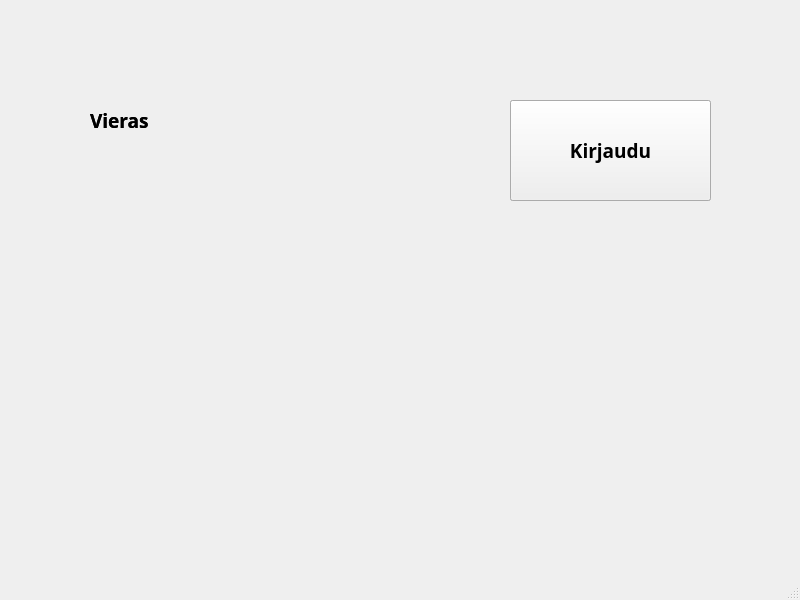
<?xml version="1.0" encoding="UTF-8"?>
<ui version="4.0">
 <class>MainWindow</class>
 <widget class="QMainWindow" name="MainWindow">
  <property name="geometry">
   <rect>
    <x>0</x>
    <y>0</y>
    <width>800</width>
    <height>600</height>
   </rect>
  </property>
  <property name="windowTitle">
   <string>MainWindow</string>
  </property>
  <widget class="QWidget" name="centralwidget">
   <widget class="QLabel" name="labelUsername">
    <property name="geometry">
     <rect>
      <x>90</x>
      <y>90</y>
      <width>281</width>
      <height>61</height>
     </rect>
    </property>
    <property name="font">
     <font>
      <family>Segoe UI Black</family>
      <pointsize>14</pointsize>
      <bold>true</bold>
     </font>
    </property>
    <property name="text">
     <string>Vieras</string>
    </property>
   </widget>
   <widget class="QPushButton" name="btnlogin">
    <property name="geometry">
     <rect>
      <x>510</x>
      <y>100</y>
      <width>201</width>
      <height>101</height>
     </rect>
    </property>
    <property name="font">
     <font>
      <family>Segoe UI Black</family>
      <pointsize>14</pointsize>
      <bold>true</bold>
     </font>
    </property>
    <property name="text">
     <string>Kirjaudu</string>
    </property>
   </widget>
   <widget class="QLabel" name="labelUsername_2">
    <property name="geometry">
     <rect>
      <x>90</x>
      <y>90</y>
      <width>281</width>
      <height>61</height>
     </rect>
    </property>
    <property name="font">
     <font>
      <family>Segoe UI Black</family>
      <pointsize>14</pointsize>
      <bold>true</bold>
     </font>
    </property>
    <property name="text">
     <string>Vieras</string>
    </property>
   </widget>
   <widget class="QPushButton" name="btnlogin_2">
    <property name="geometry">
     <rect>
      <x>510</x>
      <y>100</y>
      <width>201</width>
      <height>101</height>
     </rect>
    </property>
    <property name="font">
     <font>
      <family>Segoe UI Black</family>
      <pointsize>14</pointsize>
      <bold>true</bold>
     </font>
    </property>
    <property name="text">
     <string>Kirjaudu</string>
    </property>
   </widget>
  </widget>
  <widget class="QMenuBar" name="menubar">
   <property name="geometry">
    <rect>
     <x>0</x>
     <y>0</y>
     <width>800</width>
     <height>26</height>
    </rect>
   </property>
  </widget>
  <widget class="QStatusBar" name="statusbar"/>
 </widget>
 <resources/>
 <connections/>
</ui>
